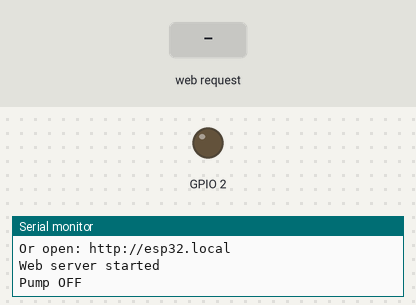
Bench run of a sketch on a simulated ESP32. Parts: output pins drawn as LEDs (lit = HIGH), the last lines printed to the serial monitor. Inputs (shaded band) come from the test bench. WiFi joins after 1.5 s; servers stay silent unless stated.

Above: at 3.2 s.
3.3 s: HTTP request GET /testall received
At 4.4 s:
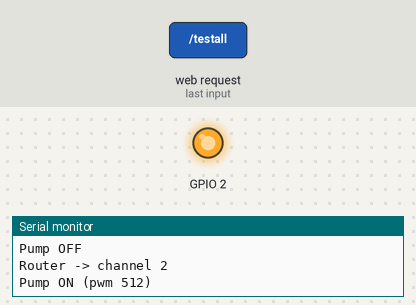
Timing chart, 0 to 10.8 s (numbered marks = the images above; inputs shaded):
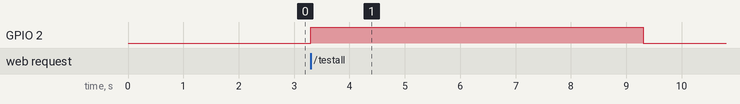

Measured:
- after the input at 3.3 s, GPIO 2: LOW → HIGH at once, → LOW 6.0 s later

The sketch:

ESP32-002.ino
```cpp
#include <WiFi.h>
#include <ESPmDNS.h>
#include "datastore.h"
#include "AppServer.h"
#include "Machine.h"

const char* ssid     = "#####";   // your WiFi name (2.4 GHz only!)
const char* password = "****";    // your WiFi password

DataStore datastore = DataStore();
AppServer webServer = AppServer(datastore);
Pump pump = Pump(2);                 // GPIO2 = onboard LED on most ESP32 DevKits
Router router = Router(16, 17, 18, 19); // dummy, pins are not used
Machine machine = Machine(router, pump, datastore);

void setup()
{
  Serial.begin(115200);
  delay(500);
  Serial.println();
  Serial.print("Connecting to ");
  Serial.println(ssid);

  WiFi.mode(WIFI_STA);
  WiFi.begin(ssid, password);

  unsigned long start = millis();
  while (WiFi.status() != WL_CONNECTED)
  {
    Serial.print(".");
    delay(500);
    if (millis() - start > 20000) {  // give up after 20 s and retry
      Serial.println("\nCan't connect, check SSID/password. Restarting...");
      ESP.restart();
    }
  }
  Serial.println("");
  Serial.print("Connected to ");
  Serial.println(ssid);
  Serial.print("IP address: ");
  Serial.println(WiFi.localIP());

  // lets you open http://esp32.local instead of typing the IP
  if (MDNS.begin("esp32")) {
    Serial.println("Or open: http://esp32.local");
  }

  datastore.begin();
  webServer.begin();
  pump.begin();
  router.begin();
}

void loop()
{
  machine.handle();
  webServer.handle();
  datastore.handle();
}
```

AppServer.h
```cpp
#ifndef APP_SERVER_H
#define APP_SERVER_H

#include "datastore.h"
#include <WebServer.h>   // ESP32 web server (was ESP8266WebServer)

// Named AppServer, because ESP32 already has a class called WebServer
class AppServer {
  public:
  AppServer(DataStore& datastore ): dataHandler(datastore) {
  }
  void begin() {
    serv.on("/", HTTP_GET, std::bind(&AppServer::handleRootPath, this));
    serv.on("/save", HTTP_POST, std::bind(&AppServer::handleSaveSettings, this));
    serv.on("/testall",HTTP_GET, std::bind(&AppServer::handleTestAll, this));
    serv.begin();
    Serial.println("Web server started");
  }
  void handle() {
    serv.handleClient();
  }

  private:
  WebServer serv{80};
  DataStore& dataHandler;

  void handleRootPath() {
    serv.send(200, "text/html", dataHandler.getWebPage());
  }
  void handleSaveSettings() {
    if (serv.hasArg("interval")
    &&serv.hasArg("power")
    &&serv.hasArg("water1")
    &&serv.hasArg("water2")
    &&serv.hasArg("water3")
    &&serv.hasArg("water4")
    &&serv.hasArg("water5")
    &&serv.hasArg("water6"))
      dataHandler.save(serv.arg("interval"),
        serv.arg("power"),
        serv.arg("water1"),
        serv.arg("water2"),
        serv.arg("water3"),
        serv.arg("water4"),
        serv.arg("water5"),
        serv.arg("water6"));
    Serial.println("Settings saved");
    goHome();
  }
  void handleTestAll() {
    Serial.println("test");
    dataHandler.setWateringNow();
    goHome();
  }
  // send the browser back to the main page
  void goHome() {
    serv.sendHeader("Location", "/");
    serv.send(303);
  }

};
#endif
```

Machine.h
```cpp
#ifndef MACHINE_H
#define MACHINE_H

#include "datastore.h"

// Dummy pump: just switches a pin (onboard LED) and prints to Serial
class Pump {
  public:
  Pump(int pin): pin(pin) {
  }
  void begin() {
    pinMode(pin, OUTPUT);
    off();
  }
  void on(int pwm) {
    digitalWrite(pin, HIGH);
    Serial.printf("Pump ON (pwm %d)\n", pwm);
  }
  void off() {
    digitalWrite(pin, LOW);
    Serial.println("Pump OFF");
  }
  private:
  int pin;
};

// Dummy router (valve selector): only prints which channel is selected
class Router {
  public:
  Router(int a, int b, int c, int d) {
  }
  void begin() {
  }
  void select(int channel) {
    Serial.printf("Router -> channel %d\n", channel + 1);
  }
};

// Waters channels 1..6 one after another when "Test all" is pressed.
// Uses millis(), so the web server keeps working meanwhile.
class Machine {
  public:
  Machine(Router& router, Pump& pump, DataStore& datastore)
    : router(router), pump(pump), datastore(datastore) {
  }
  void handle() {
    if (channel < 0) {                 // idle
      if (datastore.isWateringNow())
        startChannel(0);
      return;
    }
    if (millis() - startedAt < (unsigned long)datastore.getWateringTime(channel))
      return;                          // current channel still running
    pump.off();
    if (channel < 5) {
      startChannel(channel + 1);
    } else {
      channel = -1;
      datastore.clearWateringNow();
      Serial.println("Watering done");
    }
  }

  private:
  void startChannel(int ch) {
    channel = ch;
    startedAt = millis();
    router.select(ch);
    pump.on(datastore.getPumpPwm());
  }

  Router& router;
  Pump& pump;
  DataStore& datastore;
  int channel = -1;
  unsigned long startedAt = 0;
};
#endif
```

datastore.h
```cpp
#ifndef DATASTORE_H
#define DATASTORE_H

#include <Arduino.h>

// Simplified for ESP32 test: no FTP, no SPIFFS files.
// The web page is built in code and settings live only in RAM
// (they are lost after reset).
class DataStore {
  public:
  DataStore() {
  }
  void begin() {
  }
  const String getWebPage() {
    String page = F(
      "<!DOCTYPE html><html><head><meta charset='utf-8'>"
      "<meta name='viewport' content='width=device-width, initial-scale=1'>"
      "<title>ESP32 Watering</title>"
      "<style>body{font-family:sans-serif;margin:20px}"
      "input{width:80px;font-size:18px}label{display:inline-block;width:160px}"
      "button,a.btn{font-size:18px;padding:8px 16px;margin-top:10px;display:inline-block}</style>"
      "</head><body><h2>ESP32 Watering (demo)</h2>");
    page += "<p>Uptime: " + String(millis() / 1000) + " s | ";
    page += isWateringNowSet ? "<b>Watering now...</b>" : "Idle";
    page += "</p><form method='POST' action='/save'>";
    page += field("interval", "Interval (days)", intervalDays);
    page += field("power", "Pump power (%)", powerPercent);
    for (int i = 0; i < 6; i++) {
      page += field("water" + String(i + 1), "Water " + String(i + 1) + " (s)", waterSeconds[i]);
    }
    page += F("<button type='submit'>Save</button></form>"
              "<a class='btn' href='/testall'>Test all</a>"
              "</body></html>");
    return page;
  }
  void handle() {
  }

  int getInterval() {
    return intervalWatering;
  }
  int getPumpPwm() {
    return pumpPwm;
  }
  long getWateringTime(int index) {
    return wateringTime[index];
  }

  void setWateringNow() {
    isWateringNowSet = true;
  }
  void clearWateringNow() {
    isWateringNowSet = false;
  }
  bool isWateringNow() {
    return isWateringNowSet;
  }

  bool save(
    const String &interval, const String &power,
    const String &water1,const String &water2,const String &water3, const String &water4,const String &water5,const String &water6) {
    const String* water[6] = {&water1, &water2, &water3, &water4, &water5, &water6};
    intervalDays = interval.toInt();
    powerPercent = power.toInt();
    intervalWatering = strToIntervalWatering(interval);
    pumpPwm = strToPumpPwm(power);
    for (int i = 0; i < 6; i++) {
      waterSeconds[i] = water[i]->toInt();
      wateringTime[i] = strToWateringTime(*water[i]);
    }
    return true;
  }
  static unsigned long strToIntervalWatering(const String &interval) {
    return interval.toInt()*86400ul;
  }
  static int strToPumpPwm(const String &power) {
    return (float)(power.toInt()*1023)/100;
  }
  static long strToWateringTime(const String &wateringTime) {
    return wateringTime.toInt()*1000ul;
  }
  private:
  // one "label + number input" row of the form
  static String field(const String& name, const String& label, long value) {
    return "<p><label>" + label + "</label><input type='number' name='" + name +
           "' value='" + String(value) + "'></p>";
  }

  // values as shown on the page
  long intervalDays = 1;
  long powerPercent = 50;
  long waterSeconds[6] = {1, 1, 1, 1, 1, 1};

  // values used by the machine
  unsigned long intervalWatering = 86400;
  int pumpPwm = 512;
  long wateringTime[6] = {1000, 1000, 1000, 1000, 1000, 1000};
  bool isWateringNowSet = false;
};
#endif
```
